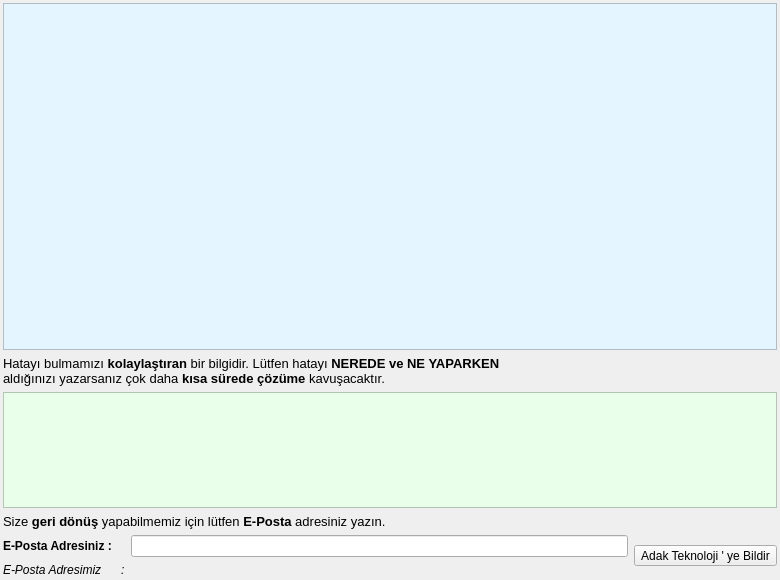
<?xml version="1.0" encoding="UTF-8"?>
<ui version="4.0">
 <class>ADAK_SQL_ERROR_DIALOG</class>
 <widget class="QDialog" name="ADAK_SQL_ERROR_DIALOG">
  <property name="geometry">
   <rect>
    <x>0</x>
    <y>0</y>
    <width>780</width>
    <height>580</height>
   </rect>
  </property>
  <property name="sizePolicy">
   <sizepolicy hsizetype="Expanding" vsizetype="Expanding">
    <horstretch>0</horstretch>
    <verstretch>0</verstretch>
   </sizepolicy>
  </property>
  <property name="minimumSize">
   <size>
    <width>700</width>
    <height>470</height>
   </size>
  </property>
  <property name="maximumSize">
   <size>
    <width>780</width>
    <height>580</height>
   </size>
  </property>
  <property name="windowTitle">
   <string>SQL HATASI</string>
  </property>
  <layout class="QGridLayout" name="gridLayout_2" rowstretch="0" columnstretch="12">
   <property name="sizeConstraint">
    <enum>QLayout::SetNoConstraint</enum>
   </property>
   <property name="margin">
    <number>3</number>
   </property>
   <item row="0" column="0">
    <layout class="QGridLayout" name="gridLayout" rowstretch="6,0,2,1,1,1" columnstretch="1,10,2">
     <item row="5" column="0">
      <widget class="QLabel" name="label">
       <property name="sizePolicy">
        <sizepolicy hsizetype="Fixed" vsizetype="Fixed">
         <horstretch>0</horstretch>
         <verstretch>0</verstretch>
        </sizepolicy>
       </property>
       <property name="font">
        <font>
         <weight>50</weight>
         <italic>true</italic>
         <bold>false</bold>
        </font>
       </property>
       <property name="text">
        <string>E-Posta Adresimiz      :</string>
       </property>
      </widget>
     </item>
     <item row="5" column="1">
      <widget class="QLabel" name="label_mail_atilacak_adres">
       <property name="sizePolicy">
        <sizepolicy hsizetype="Expanding" vsizetype="Fixed">
         <horstretch>0</horstretch>
         <verstretch>0</verstretch>
        </sizepolicy>
       </property>
       <property name="font">
        <font>
         <weight>75</weight>
         <bold>true</bold>
        </font>
       </property>
       <property name="text">
        <string/>
       </property>
      </widget>
     </item>
     <item row="0" column="0" colspan="3">
      <widget class="QTextEdit" name="textEdit_mail_text">
       <property name="enabled">
        <bool>true</bool>
       </property>
       <property name="styleSheet">
        <string notr="true">background-color: rgb(229, 245, 255);</string>
       </property>
       <property name="readOnly">
        <bool>true</bool>
       </property>
      </widget>
     </item>
     <item row="2" column="0" colspan="3">
      <widget class="QTextEdit" name="text_edit_detayli_bilgi">
       <property name="styleSheet">
        <string notr="true">background-color: rgb(234, 255, 234);</string>
       </property>
      </widget>
     </item>
     <item row="1" column="0" colspan="3">
      <widget class="QLabel" name="label_2">
       <property name="sizePolicy">
        <sizepolicy hsizetype="Expanding" vsizetype="Fixed">
         <horstretch>0</horstretch>
         <verstretch>0</verstretch>
        </sizepolicy>
       </property>
       <property name="font">
        <font>
         <weight>75</weight>
         <bold>true</bold>
        </font>
       </property>
       <property name="text">
        <string>&lt;!DOCTYPE HTML PUBLIC &quot;-//W3C//DTD HTML 4.0//EN&quot; &quot;http://www.w3.org/TR/REC-html40/strict.dtd&quot;&gt;
&lt;html&gt;&lt;head&gt;&lt;meta name=&quot;qrichtext&quot; content=&quot;1&quot; /&gt;&lt;style type=&quot;text/css&quot;&gt;
p, li { white-space: pre-wrap; }
&lt;/style&gt;&lt;/head&gt;&lt;body style=&quot; font-family:'Sans Serif'; font-size:10pt; font-weight:600; font-style:normal;&quot;&gt;
&lt;p style=&quot; margin-top:0px; margin-bottom:0px; margin-left:0px; margin-right:0px; -qt-block-indent:0; text-indent:0px;&quot;&gt;&lt;span style=&quot; font-weight:400;&quot;&gt;Hatayı bulmamızı&lt;/span&gt; kolaylaştıran&lt;span style=&quot; font-weight:400;&quot;&gt; bir bilgidir. Lütfen hatayı &lt;/span&gt;NEREDE ve NE YAPARKEN &lt;/p&gt;
&lt;p style=&quot; margin-top:0px; margin-bottom:0px; margin-left:0px; margin-right:0px; -qt-block-indent:0; text-indent:0px;&quot;&gt;&lt;span style=&quot; font-weight:400;&quot;&gt;aldığınızı yazarsanız çok daha &lt;/span&gt;kısa sürede çözüme&lt;span style=&quot; font-weight:400;&quot;&gt; kavuşacaktır.&lt;/span&gt;&lt;/p&gt;&lt;/body&gt;&lt;/html&gt;</string>
       </property>
      </widget>
     </item>
     <item row="4" column="0">
      <widget class="QLabel" name="label_3">
       <property name="sizePolicy">
        <sizepolicy hsizetype="Fixed" vsizetype="Fixed">
         <horstretch>0</horstretch>
         <verstretch>0</verstretch>
        </sizepolicy>
       </property>
       <property name="font">
        <font>
         <weight>75</weight>
         <bold>true</bold>
        </font>
       </property>
       <property name="text">
        <string>E-Posta Adresiniz :</string>
       </property>
      </widget>
     </item>
     <item row="4" column="1">
      <widget class="QLineEdit" name="line_edit_email"/>
     </item>
     <item row="4" column="2" rowspan="2">
      <layout class="QGridLayout" name="gridLayout_3">
       <item row="0" column="0">
        <spacer name="horizontalSpacer">
         <property name="orientation">
          <enum>Qt::Horizontal</enum>
         </property>
         <property name="sizeHint" stdset="0">
          <size>
           <width>40</width>
           <height>20</height>
          </size>
         </property>
        </spacer>
       </item>
       <item row="0" column="1">
        <widget class="QToolButton" name="button_mail_at">
         <property name="sizePolicy">
          <sizepolicy hsizetype="Expanding" vsizetype="Fixed">
           <horstretch>0</horstretch>
           <verstretch>0</verstretch>
          </sizepolicy>
         </property>
         <property name="toolTip">
          <string/>
         </property>
         <property name="text">
          <string>Adak Teknoloji ' ye Bildir</string>
         </property>
         <property name="icon">
          <iconset resource="yonetim_icons.qrc">
           <normaloff>:/yonetim_icons/yonetim_mail.png</normaloff>:/yonetim_icons/yonetim_mail.png</iconset>
         </property>
         <property name="iconSize">
          <size>
           <width>36</width>
           <height>36</height>
          </size>
         </property>
         <property name="toolButtonStyle">
          <enum>Qt::ToolButtonTextUnderIcon</enum>
         </property>
        </widget>
       </item>
      </layout>
     </item>
     <item row="3" column="0" colspan="3">
      <widget class="QLabel" name="label_4">
       <property name="sizePolicy">
        <sizepolicy hsizetype="Expanding" vsizetype="Fixed">
         <horstretch>0</horstretch>
         <verstretch>0</verstretch>
        </sizepolicy>
       </property>
       <property name="text">
        <string>&lt;!DOCTYPE HTML PUBLIC &quot;-//W3C//DTD HTML 4.0//EN&quot; &quot;http://www.w3.org/TR/REC-html40/strict.dtd&quot;&gt;
&lt;html&gt;&lt;head&gt;&lt;meta name=&quot;qrichtext&quot; content=&quot;1&quot; /&gt;&lt;style type=&quot;text/css&quot;&gt;
p, li { white-space: pre-wrap; }
&lt;/style&gt;&lt;/head&gt;&lt;body style=&quot; font-family:'Sans Serif'; font-size:10pt; font-weight:400; font-style:normal;&quot;&gt;
&lt;p style=&quot; margin-top:0px; margin-bottom:0px; margin-left:0px; margin-right:0px; -qt-block-indent:0; text-indent:0px;&quot;&gt;Size &lt;span style=&quot; font-weight:600;&quot;&gt;geri dönüş&lt;/span&gt; yapabilmemiz için lütfen &lt;span style=&quot; font-weight:600;&quot;&gt;E-Posta&lt;/span&gt; adresiniz yazın.&lt;/p&gt;&lt;/body&gt;&lt;/html&gt;</string>
       </property>
      </widget>
     </item>
    </layout>
   </item>
  </layout>
 </widget>
 <tabstops>
  <tabstop>textEdit_mail_text</tabstop>
  <tabstop>text_edit_detayli_bilgi</tabstop>
 </tabstops>
 <resources>
  <include location="yonetim_icons.qrc"/>
 </resources>
 <connections/>
</ui>
